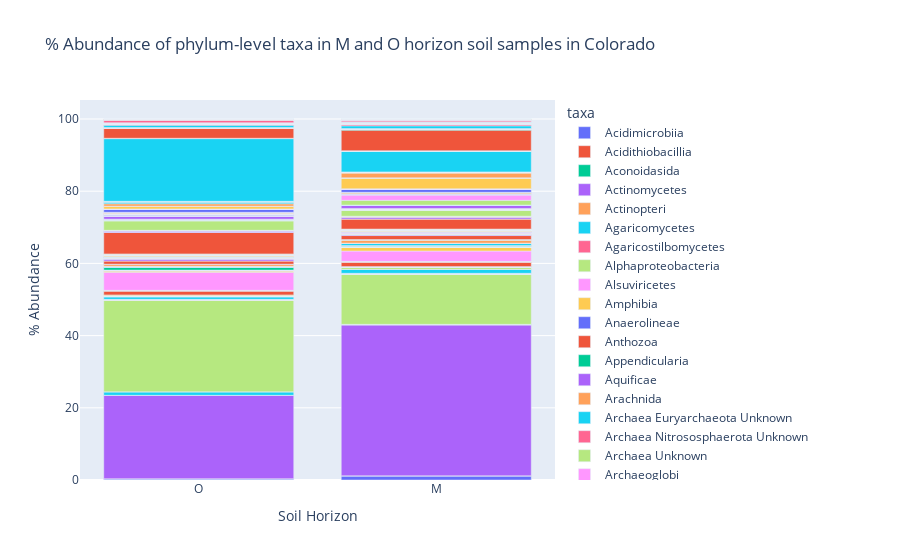

Notebook cell for this chart:
### Markdown cell above
## Plot the taxa abundance of M vs. O horizon soil samples

Using the `plotly` library, the percent abundance of the taxa is plotted as a bar chart - each bar representing the soil horizon and the colors representing the taxa.

### Code cell
# Plot the taxa abundance of each soil type
fig = px.bar(abundance_df, x="soil_horizon", y="avg_relative_abundance", color="taxa", 
             title = "% Abundance of phylum-level taxa in M and O horizon soil samples in Colorado", 
             labels = {"soil_horizon": "Soil Horizon", "avg_relative_abundance": "% Abundance"})
    
fig.update_layout(height=600)
fig.show()
